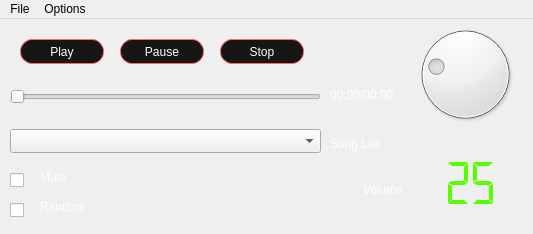
<?xml version="1.0" encoding="UTF-8"?>
<ui version="4.0">
 <class>MainWindow</class>
 <widget class="QMainWindow" name="MainWindow">
  <property name="geometry">
   <rect>
    <x>0</x>
    <y>0</y>
    <width>533</width>
    <height>234</height>
   </rect>
  </property>
  <property name="maximumSize">
   <size>
    <width>533</width>
    <height>234</height>
   </size>
  </property>
  <property name="windowTitle">
   <string>MainWindow</string>
  </property>
  <property name="autoFillBackground">
   <bool>true</bool>
  </property>
  <property name="styleSheet">
   <string notr="true"/>
  </property>
  <property name="animated">
   <bool>true</bool>
  </property>
  <widget class="QWidget" name="centralwidget">
   <property name="styleSheet">
    <string notr="true"/>
   </property>
   <widget class="Myslider" name="duration_slider">
    <property name="geometry">
     <rect>
      <x>10</x>
      <y>67</y>
      <width>311</width>
      <height>21</height>
     </rect>
    </property>
    <property name="styleSheet">
     <string notr="true"/>
    </property>
    <property name="value">
     <number>0</number>
    </property>
    <property name="orientation">
     <enum>Qt::Horizontal</enum>
    </property>
   </widget>
   <widget class="QComboBox" name="song_list">
    <property name="geometry">
     <rect>
      <x>10</x>
      <y>110</y>
      <width>311</width>
      <height>24</height>
     </rect>
    </property>
    <property name="styleSheet">
     <string notr="true">
</string>
    </property>
   </widget>
   <widget class="QLabel" name="duration_label">
    <property name="geometry">
     <rect>
      <x>330</x>
      <y>60</y>
      <width>71</width>
      <height>31</height>
     </rect>
    </property>
    <property name="styleSheet">
     <string notr="true">color: rgb(255, 255, 255);</string>
    </property>
    <property name="text">
     <string>00:00/00:00</string>
    </property>
   </widget>
   <widget class="QPushButton" name="pause_button">
    <property name="geometry">
     <rect>
      <x>120</x>
      <y>20</y>
      <width>84</width>
      <height>25</height>
     </rect>
    </property>
    <property name="styleSheet">
     <string notr="true">QPushButton {
    border: 1px solid #8f8f91;
    border-radius: 12px;
	border-color: rgb(255, 102, 103);
	background-color: rgb(22, 22, 22);
	color: rgb(255, 255, 255);
    min-width: 80px;
font: 75 9pt &quot;Fira Code&quot;;
}

QPushButton:pressed {
	background-color: qlineargradient(spread:pad, x1:0, y1:0, x2:1, y2:1, stop:0 rgba(0, 0, 0, 255), stop:1 rgba(255, 0, 0, 255));
}

QPushButton:flat {
    border: none; /* no border for a flat push button */
}

QPushButton:default {
    border-color: navy; /* make the default button prominent */
}</string>
    </property>
    <property name="text">
     <string>Pause</string>
    </property>
   </widget>
   <widget class="QPushButton" name="play_button">
    <property name="geometry">
     <rect>
      <x>20</x>
      <y>20</y>
      <width>84</width>
      <height>25</height>
     </rect>
    </property>
    <property name="styleSheet">
     <string notr="true">QPushButton {
    border: 1px solid #8f8f91;
    border-radius: 12px;
	border-color: rgb(255, 102, 103);
	background-color: rgb(22, 22, 22);
	color: rgb(255, 255, 255);
    min-width: 80px;
font: 75 9pt &quot;Fira Code&quot;;
}

QPushButton:pressed {
	background-color: qlineargradient(spread:pad, x1:0, y1:0, x2:1, y2:1, stop:0 rgba(0, 0, 0, 255), stop:1 rgba(255, 0, 0, 255));
}

QPushButton:flat {
    border: none; /* no border for a flat push button */
}

QPushButton:default {
    border-color: navy; /* make the default button prominent */
}</string>
    </property>
    <property name="text">
     <string>Play</string>
    </property>
    <property name="autoDefault">
     <bool>false</bool>
    </property>
    <property name="default">
     <bool>false</bool>
    </property>
    <property name="flat">
     <bool>false</bool>
    </property>
   </widget>
   <widget class="QPushButton" name="stop_button">
    <property name="geometry">
     <rect>
      <x>220</x>
      <y>20</y>
      <width>84</width>
      <height>25</height>
     </rect>
    </property>
    <property name="styleSheet">
     <string notr="true">QPushButton {
    border: 1px solid #8f8f91;
    border-radius: 12px;
	border-color: rgb(255, 102, 103);
	background-color: rgb(22, 22, 22);
	color: rgb(255, 255, 255);
    min-width: 80px;
font: 75 9pt &quot;Fira Code&quot;;
}

QPushButton:pressed {
	background-color: qlineargradient(spread:pad, x1:0, y1:0, x2:1, y2:1, stop:0 rgba(0, 0, 0, 255), stop:1 rgba(255, 0, 0, 255));
}

QPushButton:flat {
    border: none; /* no border for a flat push button */
}

QPushButton:default {
    border-color: navy; /* make the default button prominent */
}</string>
    </property>
    <property name="text">
     <string>Stop</string>
    </property>
   </widget>
   <widget class="QCheckBox" name="mute_button">
    <property name="geometry">
     <rect>
      <x>10</x>
      <y>150</y>
      <width>31</width>
      <height>22</height>
     </rect>
    </property>
    <property name="styleSheet">
     <string notr="true"/>
    </property>
    <property name="text">
     <string/>
    </property>
   </widget>
   <widget class="QCheckBox" name="random_button">
    <property name="geometry">
     <rect>
      <x>10</x>
      <y>180</y>
      <width>31</width>
      <height>22</height>
     </rect>
    </property>
    <property name="styleSheet">
     <string notr="true"/>
    </property>
    <property name="text">
     <string/>
    </property>
   </widget>
   <widget class="QDial" name="volumen_dial">
    <property name="geometry">
     <rect>
      <x>410</x>
      <y>0</y>
      <width>111</width>
      <height>111</height>
     </rect>
    </property>
    <property name="styleSheet">
     <string notr="true"/>
    </property>
    <property name="maximum">
     <number>100</number>
    </property>
    <property name="value">
     <number>25</number>
    </property>
    <property name="sliderPosition">
     <number>25</number>
    </property>
    <property name="orientation">
     <enum>Qt::Horizontal</enum>
    </property>
    <property name="invertedAppearance">
     <bool>false</bool>
    </property>
    <property name="invertedControls">
     <bool>false</bool>
    </property>
    <property name="wrapping">
     <bool>false</bool>
    </property>
    <property name="notchesVisible">
     <bool>false</bool>
    </property>
   </widget>
   <widget class="QLabel" name="label_2">
    <property name="geometry">
     <rect>
      <x>40</x>
      <y>150</y>
      <width>55</width>
      <height>16</height>
     </rect>
    </property>
    <property name="styleSheet">
     <string notr="true">background-color: transparent;
background: none;
font: 75 9pt &quot;Fira Code&quot;;
color: rgb(255, 255, 255);</string>
    </property>
    <property name="text">
     <string>Mute</string>
    </property>
   </widget>
   <widget class="QLabel" name="label_3">
    <property name="geometry">
     <rect>
      <x>40</x>
      <y>180</y>
      <width>55</width>
      <height>16</height>
     </rect>
    </property>
    <property name="styleSheet">
     <string notr="true">background-color: transparent;
background: none;
font: 75 9pt &quot;Fira Code&quot;;
color: rgb(255, 255, 255);</string>
    </property>
    <property name="text">
     <string>Random</string>
    </property>
   </widget>
   <widget class="QLCDNumber" name="volumen_LCD">
    <property name="geometry">
     <rect>
      <x>378</x>
      <y>139</y>
      <width>161</width>
      <height>51</height>
     </rect>
    </property>
    <property name="styleSheet">
     <string notr="true">border:none;
background-color:transparent;
background: none;
color: rgb(85, 255, 0);
</string>
    </property>
    <property name="frameShape">
     <enum>QFrame::NoFrame</enum>
    </property>
    <property name="digitCount">
     <number>3</number>
    </property>
    <property name="segmentStyle">
     <enum>QLCDNumber::Flat</enum>
    </property>
    <property name="intValue" stdset="0">
     <number>25</number>
    </property>
   </widget>
   <widget class="QLabel" name="label_4">
    <property name="geometry">
     <rect>
      <x>363</x>
      <y>160</y>
      <width>60</width>
      <height>21</height>
     </rect>
    </property>
    <property name="styleSheet">
     <string notr="true">background-color: transparent;
background: none;
font: 75 9pt &quot;Fira Code&quot;;
color: rgb(255, 255, 255);</string>
    </property>
    <property name="text">
     <string>Volume</string>
    </property>
   </widget>
   <widget class="QLabel" name="label_5">
    <property name="geometry">
     <rect>
      <x>330</x>
      <y>117</y>
      <width>91</width>
      <height>16</height>
     </rect>
    </property>
    <property name="styleSheet">
     <string notr="true">background-color: transparent;
background: none;
font: 75 9pt &quot;Fira Code&quot;;
color: rgb(255, 255, 255);</string>
    </property>
    <property name="text">
     <string>Song List</string>
    </property>
   </widget>
   <widget class="QFrame" name="frame">
    <property name="geometry">
     <rect>
      <x>-250</x>
      <y>-120</y>
      <width>1248</width>
      <height>473</height>
     </rect>
    </property>
    <property name="styleSheet">
     <string notr="true">image: url(:/Resources/minimalistic dragon hd wallpaper black.jpg);</string>
    </property>
    <property name="frameShape">
     <enum>QFrame::StyledPanel</enum>
    </property>
    <property name="frameShadow">
     <enum>QFrame::Raised</enum>
    </property>
   </widget>
   <zorder>frame</zorder>
   <zorder>duration_slider</zorder>
   <zorder>song_list</zorder>
   <zorder>duration_label</zorder>
   <zorder>pause_button</zorder>
   <zorder>play_button</zorder>
   <zorder>stop_button</zorder>
   <zorder>mute_button</zorder>
   <zorder>random_button</zorder>
   <zorder>volumen_dial</zorder>
   <zorder>label_2</zorder>
   <zorder>label_3</zorder>
   <zorder>volumen_LCD</zorder>
   <zorder>label_4</zorder>
   <zorder>label_5</zorder>
  </widget>
  <widget class="QMenuBar" name="menubar">
   <property name="geometry">
    <rect>
     <x>0</x>
     <y>0</y>
     <width>533</width>
     <height>25</height>
    </rect>
   </property>
   <widget class="QMenu" name="menuFile">
    <property name="title">
     <string>File</string>
    </property>
    <addaction name="file_open"/>
    <addaction name="separator"/>
    <addaction name="file_exit"/>
   </widget>
   <widget class="QMenu" name="menuOptions">
    <property name="title">
     <string>Options</string>
    </property>
    <addaction name="actionDelete_Song"/>
    <addaction name="actionDelete_All"/>
   </widget>
   <addaction name="menuFile"/>
   <addaction name="menuOptions"/>
  </widget>
  <action name="file_open">
   <property name="text">
    <string>Open</string>
   </property>
  </action>
  <action name="file_exit">
   <property name="text">
    <string>Exit</string>
   </property>
  </action>
  <action name="actionDelete_Song">
   <property name="text">
    <string>Delete Song</string>
   </property>
  </action>
  <action name="actionDelete_All">
   <property name="text">
    <string>Delete All</string>
   </property>
  </action>
 </widget>
 <customwidgets>
  <customwidget>
   <class>Myslider</class>
   <extends>QSlider</extends>
   <header location="global">myslider.h</header>
  </customwidget>
 </customwidgets>
 <resources/>
 <connections/>
</ui>
